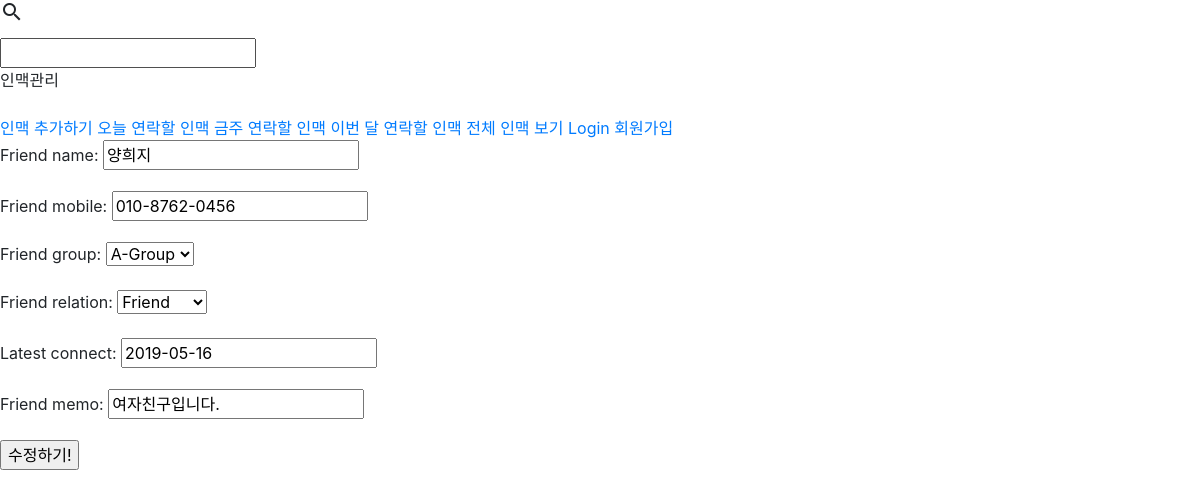
The app's page /update/6, older data.
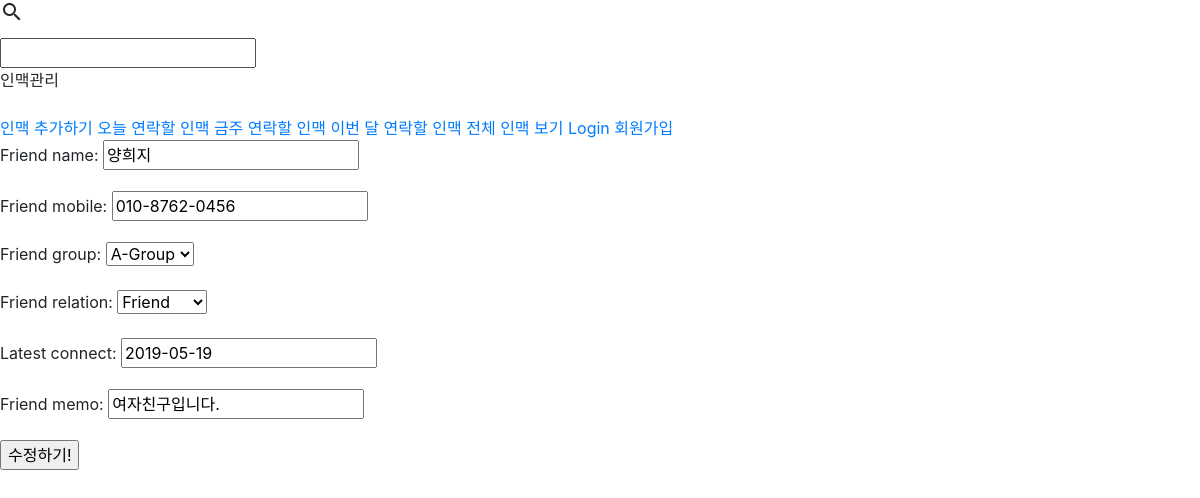
The same page, newer data.
### friends/models.py (models this page shows, shortened)
class Friends(models.Model):
    friend_name = models.CharField(max_length=50)
    user = models.ForeignKey(User, on_delete=models.CASCADE, related_name='user')
    friend_mobile = models.CharField(max_length=13) #12자리만 받으려면 어떻게 해야하지?
    Agroup = "Agroup"
    Bgroup = "Bgroup"
    Cgroup = "Cgroup"
    Dgroup = "Dgroup"
    GRADE = (
        (Agroup, "A-Group"),
        (Bgroup, "B-Group"),
        (Cgroup, "C-Group"),
        (Dgroup, "D-Group"),
    )
    friend_group = models.CharField(max_length=10, choices=GRADE, default=Bgroup)
    Friend = "Friend"
    Business = "Business"
    Family = "Family"
    Another = "Another"
    RELATIONSHIP = (
        (Friend, "Friend"),
        (Business, "Business"),
        (Family, "Family"),
        (Another, "Another")
    )
    friend_relation = models.CharField(max_length=10, choices=RELATIONSHIP, default=Business)
    latest_connect = models.DateField(default=date.today)
    friend_memo = models.CharField(max_length=500)
    scheduled_connect = models.DateField(blank=True)

### friends/views.py (the view)
# urls.py: path('update/<int:pk>', FriendUpdate.as_view(), name='update'),
class FriendUpdate(UpdateView):
    model = Friends
    fields = ['friend_name', 'friend_mobile', 'friend_group', 'friend_relation', 'latest_connect', 'friend_memo']
    template_name_suffix = '_update'
    success_url = '/'

### friends/templates/friends/friends_update.html (shortened to what this page needs)
{% extends 'base.html' %}
{% block content %}
<form action="" method="post">
    {{form.as_p}}
    <input type="submit" value="수정하기!">
</form>
{% endblock %}

Row changes from the older to the newer data that the page shows:
changed Friends "양희지": latest_connect "2019-05-16" → "2019-05-19"
